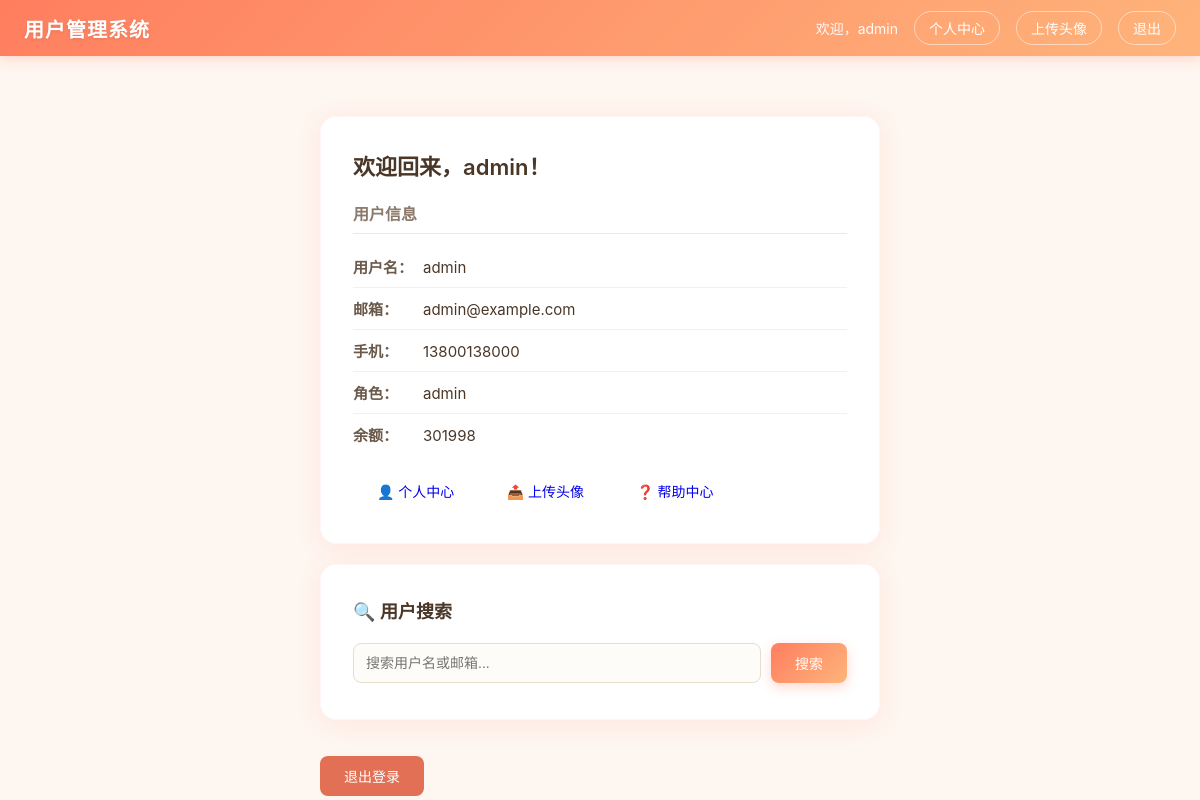
The page / (signed in) on the database its author committed.
### tables this page shows
CREATE TABLE users (
            id INTEGER PRIMARY KEY AUTOINCREMENT,
            username TEXT UNIQUE NOT NULL,
            password TEXT NOT NULL,
            email TEXT,
            phone TEXT,
            role TEXT DEFAULT 'user',
            balance INTEGER DEFAULT 0
        );

### app.py (the view)
@app.route("/")
def index():
    username = session.get("username")
    user_info = get_user_info(username)
    return render_template("index.html", username=username, user=user_info, search_results=None, keyword="")

### app.py (called while the page is built)
def get_user_info(username):
    if not username:
        return None
    conn = sqlite3.connect("data/users.db")
    conn.row_factory = sqlite3.Row
    c = conn.cursor()
    c.execute("SELECT username, email, phone, role, balance FROM users WHERE username = ?", (username,))
    row = c.fetchone()
    conn.close()
    if row:
        return dict(row)
    return None

### templates/index.html (shortened to what this page needs)
{% extends "base.html" %}
{% block content %}
{% if page_content %}
    {{ page_content|safe }}
    <div style="text-align:center; margin-top:16px;">
        <a href="/" class="btn btn-secondary" style="font-size:14px; text-decoration:none;">返回首页</a>
    </div>
{% elif username and user %}
    <div class="card">
        <h2 class="card-title">欢迎回来，{{ username }}！</h2>
        <div class="user-info">
            <h3>用户信息</h3>
            <ul class="info-list">
                <li><span class="info-label">用户名：</span>{{ user.username }}</li>
                <li><span class="info-label">邮箱：</span>{{ user.email }}</li>
                <li><span class="info-label">手机：</span>{{ user.phone }}</li>
                <li><span class="info-label">角色：</span>{{ user.role }}</li>
                <li><span class="info-label">余额：</span>{{ user.balance }}</li>
            </ul>
            <div style="margin-top:16px;">
                <a href="/profile?user_id={{ session.get('user_id', 1) }}" class="btn btn-secondary" style="font-size:14px; text-decoration:none;">👤 个人中心</a>
                <a href="/upload" class="btn btn-secondary" style="font-size:14px; text-decoration:none;">📤 上传头像</a>
                <a href="/page?name=help" class="btn btn-secondary" style="font-size:14px; text-decoration:none;">❓ 帮助中心</a>
            </div>
        </div>
    </div>
    <div class="card">
        <h3 class="card-title" style="font-size:18px;">🔍 用户搜索</h3>
        <form method="GET" action="/search" class="search-form">
            <div class="search-group">
                <input type="text" id="keyword" name="keyword" class="search-input" placeholder="搜索用户名或邮箱..." value="{{ keyword }}" required>
                <button type="submit" class="btn btn-search">搜索</button>
            </div>
        </form>
    </div>
    <a href="/logout" class="btn btn-logout">退出登录</a>
{% else %}
    <div class="card">
        <h2 class="card-title">请先登录</h2>
        <p class="card-desc">您尚未登录，请先登录以访问用户管理系统。</p>
        <a href="/login" class="btn btn-primary">前往登录</a>
    </div>
{% endif %}
{% endblock %}

### static/css/style.css (style rules this page uses)
* { margin: 0; padding: 0; box-sizing: border-box; }
body { font-family: -apple-system, BlinkMacSystemFont, "Segoe UI", Roboto, "Helvetica Neue", Arial, sans-serif; background: #fef6f0; min-height: 100vh; color: #4a3728; }
.card { background: white; border-radius: 16px; box-shadow: 0 4px 24px rgba(255, 126, 95, 0.12); padding: 32px; margin-bottom: 20px; border: 1px solid rgba(255, 126, 95, 0.06); }
.card-title { font-size: 22px; font-weight: 600; margin-bottom: 20px; color: #4a3728; }
.btn { display: inline-block; padding: 10px 24px; font-size: 14px; font-weight: 500; border: none; border-radius: 8px; cursor: pointer; text-decoration: none; transition: all 0.2s; }
.btn-logout { background: #e17055; color: white; margin-top: 16px; }
.user-info { margin-top: 8px; }
.user-info h3 { font-size: 16px; color: #8b7a6b; margin-bottom: 12px; padding-bottom: 8px; border-bottom: 1px solid #f0e8de; }
.info-list { list-style: none; padding: 0; }
.info-list li { padding: 10px 0; font-size: 15px; border-bottom: 1px solid #f7f0e8; }
.info-list li:last-child { border-bottom: none; }
.info-label { font-weight: 600; color: #6b5a4a; display: inline-block; width: 70px; }
.search-form { margin-bottom: 4px; }
.search-group { display: flex; gap: 10px; }
.search-input { flex: 1; padding: 10px 12px; border: 1px solid #e8ddd0; border-radius: 8px; font-size: 14px; outline: none; transition: border-color 0.2s, box-shadow 0.2s; background: #fefcf9; }
.btn-search { background: linear-gradient(135deg, #ff7e5f, #feb47b); color: white; padding: 10px 24px; font-size: 14px; font-weight: 500; border: none; border-radius: 8px; cursor: pointer; transition: all 0.2s; box-shadow: 0 4px 12px rgba(255, 126, 95, 0.3); white-space: nowrap; }

### rows shown on the page
users: username "admin", email "admin@example.com", phone "13800138000", role "admin", balance "301998"

### other values the page prints
{{ session['username'] }} "admin"
{{ username }} "admin"
